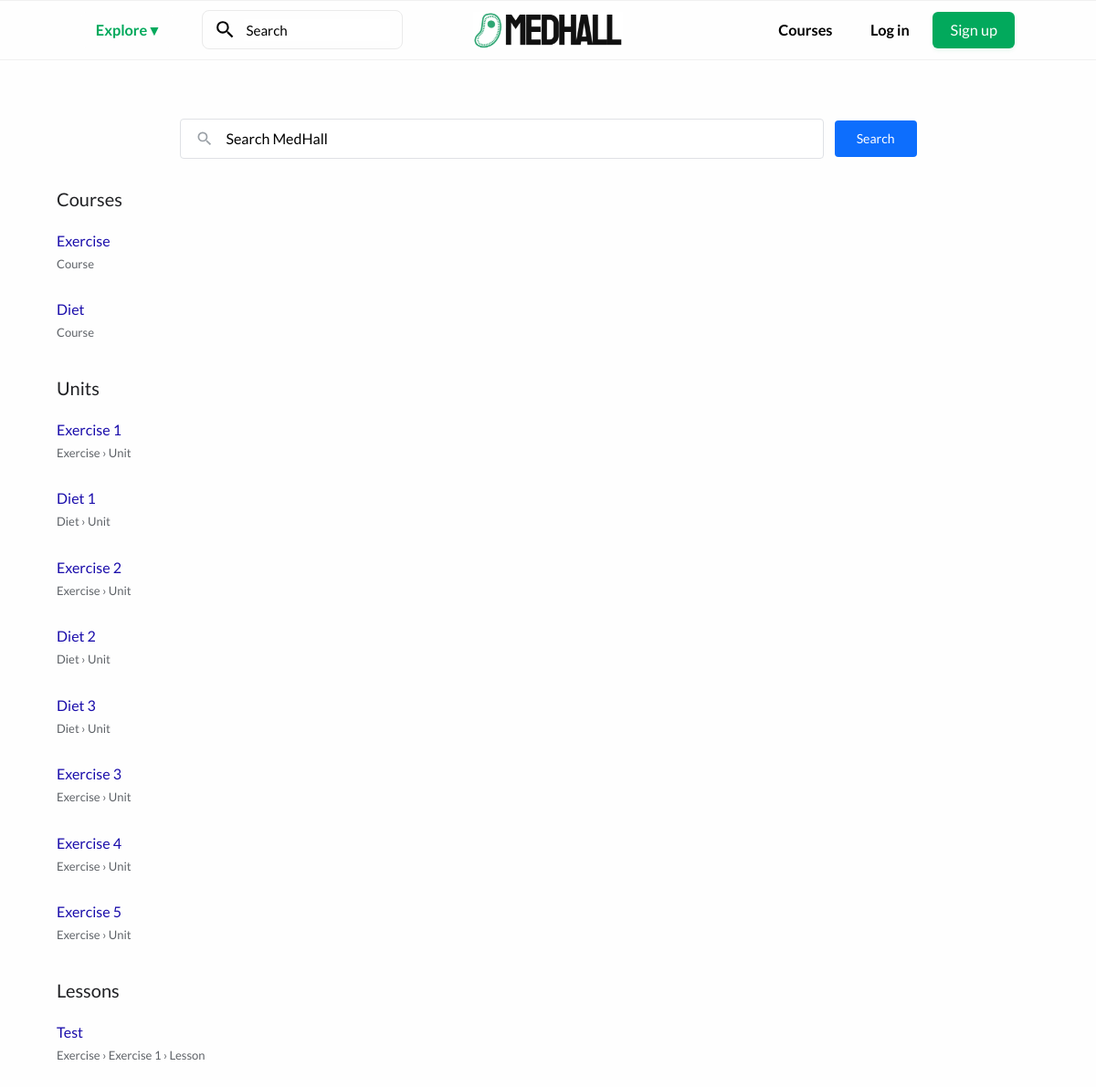
Page /search/results/ on the earlier database version.
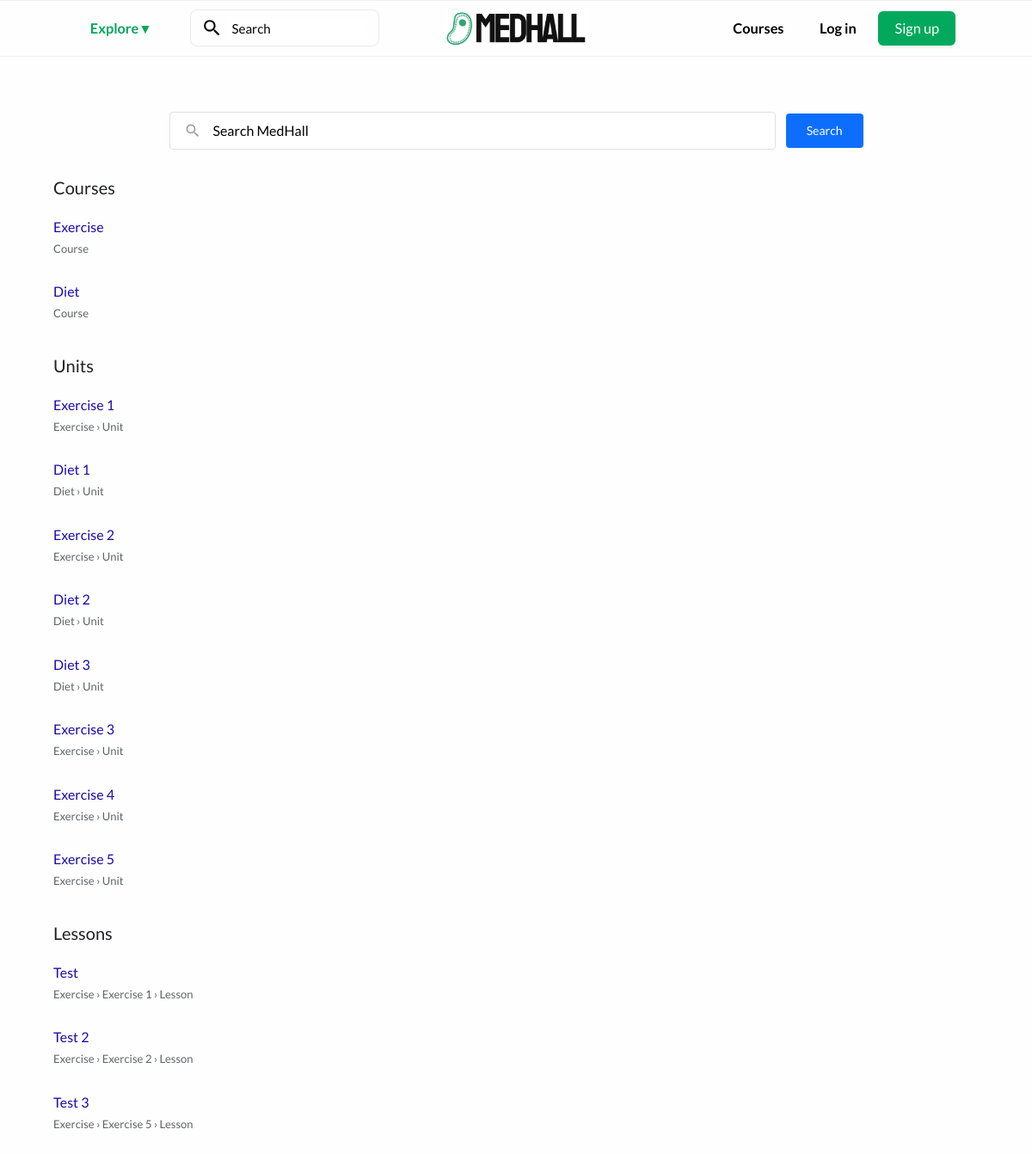
Same page on the later database version.
### courses/models.py (models this page shows, shortened)
class Course(models.Model):
    title = models.CharField(max_length=200)
    description = models.TextField()
    teacher = models.ForeignKey(User, on_delete=models.CASCADE, related_name="courses")

class Unit(models.Model):
    course = models.ForeignKey(Course, on_delete=models.CASCADE, related_name="units")
    title = models.CharField(max_length=200)
    order = models.PositiveIntegerField(default=0)
    class Meta:
        ordering = ['order']

class Lesson(models.Model):
    course = models.ForeignKey(Course, on_delete=models.CASCADE, related_name="lessons")
    title = models.CharField(max_length=200)
    content = RichTextField()  # Supports rich text editing
    video_url = models.URLField(blank=True, null=True)
    order = models.PositiveIntegerField(default=0)  # To order lessons within a course
    unit = models.ForeignKey(Unit, on_delete=models.CASCADE, related_name="lessons")
    class Meta:
        ordering = ['order']

### KhanAcademyClone/views.py (the view)
# urls.py: path('search/results/', views.search_results, name='search_results'),
def search_results(request):
    print("search_results called")
    query = request.GET.get('q', '')
    courses = Course.objects.filter(Q(title__icontains=query) | Q(description__icontains=query))
    units = Unit.objects.filter(title__icontains=query)
    lessons = Lesson.objects.filter(title__icontains=query)
    return render(request, 'search_results.html', {
        'query': query,
        'courses': courses,
        'units': units,
        'lessons': lessons
    })

### courses/context_processors.py (called while the page is built)
def courses_processor(request):
    courses_all = Course.objects.all()
    print(f"Context processor found {len(courses_all)} courses")  # Debug print
    return {
        'courses_all': courses_all
    }

### courses/templates/search_results.html (shortened to what this page needs)
{% extends "base.html" %}
{% block content %}
<div class="search-page">
    <div class="search-wrapper">
        <div class="search-container">
            <svg class="search-icon" viewBox="0 0 24 24">
                <path d="M15.5 14h-.79l-.28-.27A6.471 6.471 0 0 0 16 9.5 6.5 6.5 0 1 0 9.5 16a6.471 6.471 0 0 0 4.23-1.57l.27.28v.79l5 4.99L20.49 19l-4.99-5zm-6 0C7.01 14 5 11.99 5 9.5S7.01 5 9.5 5 14 7.01 14 9.5 11.99 14 9.5 14z"/>
            </svg>
            <input type="text" id="search-results-box" class="search-input" placeholder="Search MedHall" value="{{ query }}">
        </div>
        <button id="search-results-button" class="search-button">Search</button>
    </div>
    {% if courses %}
    <div class="results-section">
        <h3 class="results-title">Courses</h3>
        {% for course in courses %}
        <a href="{% url 'course_detail' course.id %}" class="search-result">
            <div class="result-title">{{ course.title }}</div>
            <div class="result-path">Course</div>
        </a>
        {% endfor %}
    </div>
    {% endif %}
    {% if units %}
    <div class="results-section">
        <h3 class="results-title">Units</h3>
        {% for unit in units %}
        <a href="{% url 'course_detail' unit.course.id %}#unit{{ unit.id }}" class="search-result">
            <div class="result-title">{{ unit.title }}</div>
            <div class="result-path">{{ unit.course.title }} › Unit</div>
        </a>
        {% endfor %}
    </div>
    {% endif %}
    {% if lessons %}
    <div class="results-section">
        <h3 class="results-title">Lessons</h3>
        {% for lesson in lessons %}
        <a href="{% url 'lesson_detail' lesson.unit.course.id lesson.unit.id lesson.id %}" class="search-result">
            <div class="result-title">{{ lesson.title }}</div>
            <div class="result-path">{{ lesson.unit.course.title }} › {{ lesson.unit.title }} › Lesson</div>
        </a>
        {% endfor %}
    </div>
    {% endif %}
</div>
{% endblock %}

Differences in the rows shown:
added Lesson: title "Test 2", unit.course "Exercise", unit "Exercise 2"
added Lesson: title "Test 3", unit.course "Exercise", unit "Exercise 5"
